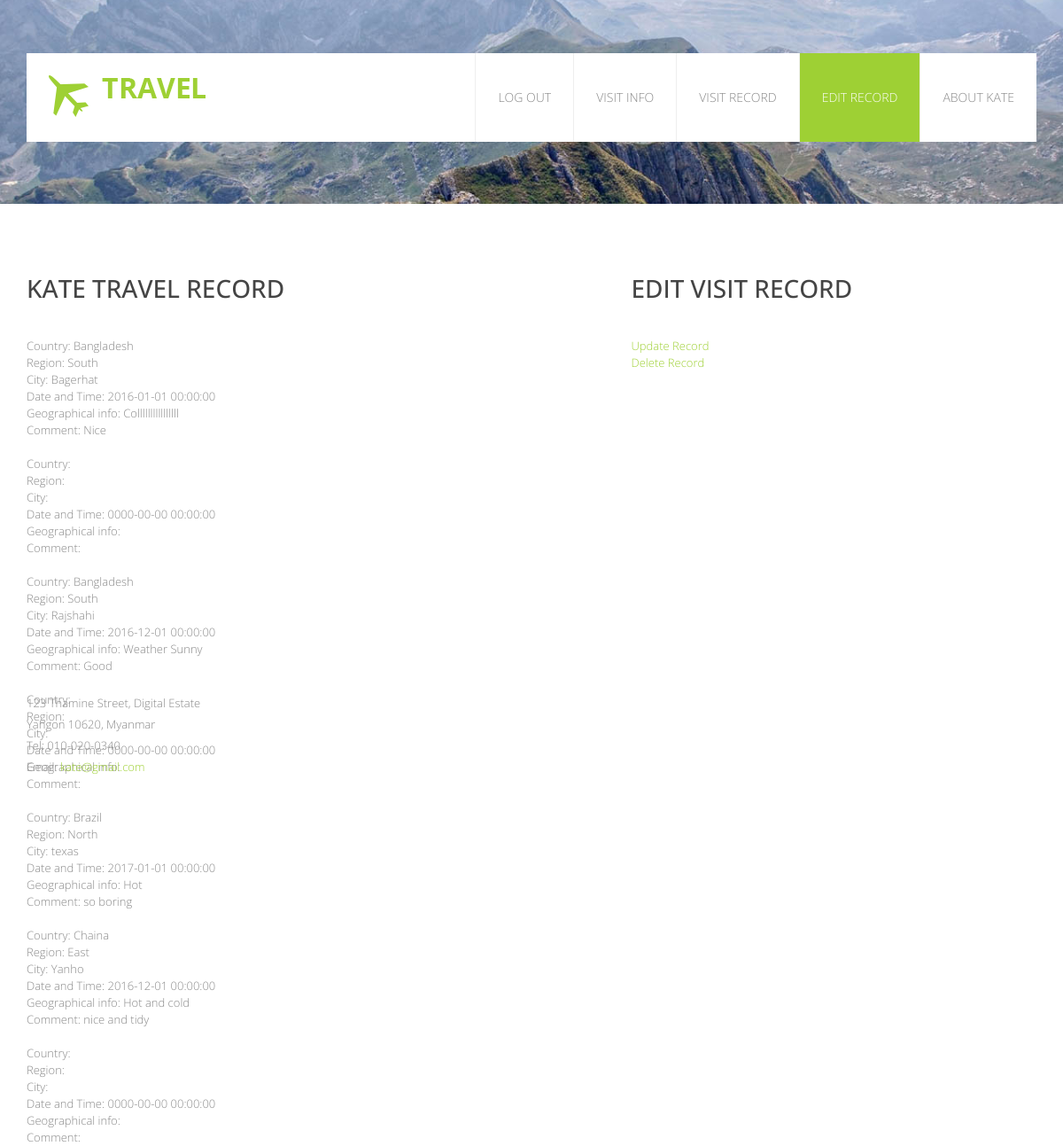
/editrecord.php (signed in), run on the app's committed database.
### tables this page shows
CREATE TABLE IF NOT EXISTS `record` (
  `eid` int(11) NOT NULL AUTO_INCREMENT,
  `country` varchar(20) DEFAULT NULL,
  `region` varchar(20) DEFAULT NULL,
  `city` varchar(20) DEFAULT NULL,
  `datetime` datetime DEFAULT NULL,
  `geoinfo` text,
  `comment` text,
  PRIMARY KEY (`eid`)
);

### editrecord.php (the view, shortened to what this page needs)
<!DOCTYPE html>
<?php
if($_SESSION["logged_in"]==true){
$con=mysql_connect("localhost","root","");
?>
        <html class="no-js">
    <head>
        <link rel="stylesheet" href="css/bootstrap.min.css">
        <link rel="stylesheet" href="css/font-awesome.css">
        <link rel="stylesheet" href="css/animate.css">
        <link rel="stylesheet" href="css/templatemo_misc.css">
        <link rel="stylesheet" href="css/templatemo_style.css">
    </head>
    <body>
        <div class="site-header">
            <div class="container">
                <div class="main-header">
                    <div class="row">
                        <div class="col-md-4 col-sm-6 col-xs-10">
                            <div class="logo">
                                <a href="#">
                                    <img src="images/logo.png" alt="travel html5 template" title="travel html5 template">
                                </a>
                            </div>
                        </div>
                        <div class="col-md-8 col-sm-6 col-xs-2">
                            <div class="main-menu">
                                <ul class="visible-lg visible-md">
									<li><a href="logout.php">Log Out</a></li>
                                    <li><a href="services.php">Visit Info</a></li>
									<li><a href="events.php">Visit Record</a></li>
									<li class="active"><a href="editrecord.php">Edit Record</a></li>
                                	<li><a href="about.html">About Kate</a></li>
                                </ul>
                            </div>
                        </div>
                    </div>
                </div>
            </div>
        </div>
        <div class="contact-page">
            <div class="container">
                <div class="row">
                    <div class="col-md-7 col-sm-6 map-wrapper">
                        <h3 class="widget-title">Kate Travel Record</h3>
                        <div class="map-holder">
						<?php
						$query="select * from record";
                    	$result=mysql_query($query,$con);
	                    $num=mysql_num_rows($result);
                    if($result)
                    {
	             for($i=0;$i<$num;$i++){
		$eid=mysql_result($result,$i,"eid");
		$country=mysql_result($result,$i,"country");
		$region=mysql_result($result,$i,"region");
		$city=mysql_result($result,$i,"city");
		$date=mysql_result($result,$i,"datetime");
		$geoinfo=mysql_result($result,$i,"geoinfo");
		$comment=mysql_result($result,$i,"comment");
		echo "<tr>";
		    echo "Country: ";
			echo "<td>$country</td></br>";
			echo "Region: ";
			echo "<td>$region</td></br>";
			echo "City: ";
			echo "<td>$city</td></br>";
			echo "Date and Time: ";
			echo "<td>$date</td></br>";
			echo "Geographical info: ";
			echo "<td>$geoinfo</td></br>";
			echo "Comment: ";
			echo "<td>$comment</td></br>";
	     	echo "</tr>";
	}
					}
						?>
						</div>
                        <div class="contact-infos">
                            <ul>
                                <li>123 Thamine Street, Digital Estate</li>
                                <li>Yangon 10620, Myanmar</li>
                                <li>Tel: 010-020-0340</li>
                                <li>Email: <a href="mailto:kate@company.com">kate@gmail.com</a></li>
                            </ul>
                        </div>
                    </div>
                    <div class="col-md-5 col-sm-6">
                        <h3 class="widget-title">Edit Visit Record</h3>
						                        <div class="contact-form">
<?php
	$query="select * from record";
	$result=mysql_query($query,$con);
	$num=mysql_num_rows($result);
	for($i=0;$i<$num;$i++){
		$eid=mysql_result($result,$i,"eid");
		$country=mysql_result($result,$i,"country");
		$region=mysql_result($result,$i,"region");
		$city=mysql_result($result,$i,"city");
		$date=mysql_result($result,$i,"datetime");
		$geoinfo=mysql_result($result,$i,"geoinfo");
		$comment=mysql_result($result,$i,"comment");
	}
	echo "<td><a href='editrecord.php?event=edit&eid=$eid&country=$country&region=$region&city=$city&datetime=$date&geoinfo=$geoinfo&comment=$comment'>Update Record</a></td></br>";
	echo "<td><a href='editrecord.php?event=delete&eid=$eid'>Delete Record</a></td>";
?>
<?php
  }
 ?>

### css/templatemo_style.css (style rules this page uses)
html,body,div,span,applet,object,iframe,h1,h2,h3,h4,h5,h6,p,blockquote,pre,a,abbr,acronym,address,big,cite,code,del,dfn,em,img,ins,kbd,q,s,samp,small,strike,strong,sub,sup,tt,var,b,u,i,center,dl,dt,dd,ol,ul,li,fieldset,form,label,legend,table,caption,tbody,tfoot,thead,tr,th,td,article,aside,canvas,details,embed,figure,figcaption,footer,header,hgroup,menu,nav,output,ruby,section,summary,time,mark,audio,video { margin: 0; padding: 0; border: 0; font-size: 100%; vertical-align: baseline; }
body { line-height: 1; }
ol,ul { list-style: none; }
html { font-size: 100%; -webkit-text-size-adjust: 100%; -ms-text-size-adjust: 100%; }
article,aside,details,figcaption,figure,footer,header,hgroup,nav,section,img { display: block; }
img { border: 0; -ms-interpolation-mode: bicubic; }
body { font-family: "Open Sans",Arial,sans-serif; font-size: 13px; line-height: 19px; font-weight: 300; color: #888; background-color: #fff; text-rendering: optimizeLegibility; overflow-x: hidden; }
a { color: #9ed034; text-decoration: none; -webkit-transition: all 200ms ease-in-out; -moz-transition: all 200ms ease-in-out; transition: all 200ms ease-in-out; }
h1,h2,h3,h4,h5,h6 { font-family: "Open Sans",Arial,sans-serif; color: #444; }
*,*:before,*:after { -moz-box-sizing: border-box; -webkit-box-sizing: border-box; box-sizing: border-box; }
.site-header { position: absolute; top: 60px; left: 0; width: 100%; z-index: 99; }
@media screen and (min-width: 240px) { .site-header { top: 0; } }
@media screen and (min-width: 992px) { .site-header { top: 60px; } }
.main-header { background: #fff; min-height: 100px; height: 100px; }
.logo { margin: 25px; overflow: hidden; }
.main-menu { text-align: right; float: right; }
.main-menu ul li { display: inline-block; float: left; padding-left: 25px; padding-right: 25px; border-left: 1px solid #eee; }
.main-menu ul li a { display: block; text-transform: uppercase; font-size: 14px; color: #888; line-height: 100px; }
.main-menu ul li.active { background: #9ed034; }
.main-menu ul li.active a { color: #fff; }
h3.widget-title { font-size: 28px; text-transform: uppercase; display: inline-block; margin-bottom: 40px; }
.contact-page { margin: 80px 0; }
.contact-infos { margin-top: 40px; display: block; }
.contact-infos ul li { line-height: 24px; }
.map-holder { height: 360px; }
.map-wrapper { margin-bottom: 30px; }

### data on the page
record: country "Bangladesh", region "South", city "Bagerhat", datetime "2016-01-01 00:00:00", geoinfo "Collllllllllllllll", comment "Nice"
record: datetime "0000-00-00 00:00:00"
record: country "Bangladesh", region "South", city "Rajshahi", datetime "2016-12-01 00:00:00", geoinfo "Weather Sunny", comment "Good"
record: datetime "0000-00-00 00:00:00"
record: country "Brazil", region "North", city "texas", datetime "2017-01-01 00:00:00", geoinfo "Hot", comment "so boring"
record: country "Chaina", region "East", city "Yanho", datetime "2016-12-01 00:00:00", geoinfo "Hot and cold", comment "nice and tidy"
record: datetime "0000-00-00 00:00:00"
